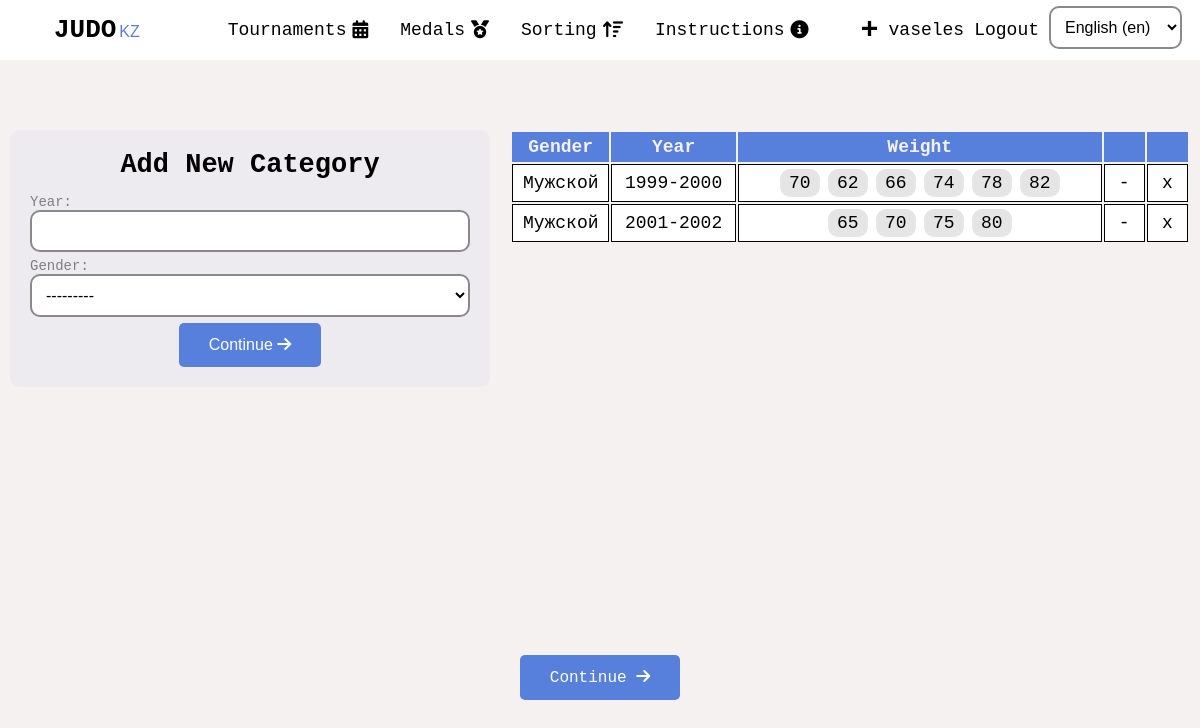
Screenshot of /en/tournaments/weight-categories/grant-pri-the-best-xxi-2023-may (signed in) with the database file from the repository.
### base/models.py (models this page shows, shortened)
class WeightCategory(models.Model):
   GENDER = (
      ('Мужской', 'Мужской'),
      ('Женский', 'Женский')
   )
   tournament = models.ForeignKey(Tournament, on_delete=models.CASCADE, blank=True)
   weight = models.ManyToManyField(Weight, default=[])
   year = models.CharField(max_length=20, blank=True)
   gender = models.CharField(max_length=20, blank=True, choices=GENDER)

class Weight(models.Model):
   name = models.CharField(max_length=10)
   participants = models.ManyToManyField(Participant, default=[], blank=True)

### base/views/tournaments.py (the view, shortened to what this page needs)
# urls.py: path('tournaments/weight-categories/<str:slug>', tournaments.weight_categories, name='weight_categories'),
@login_required(login_url='base:login')
def weight_categories(request, slug):
   tournament = Tournament.objects.get(slug=slug)
   weight_categories = WeightCategory.objects.filter(tournament=tournament)
   form = WeightCategoryForm()
   context = {
      'weight_categories': weight_categories,
      'form': form,
      'tournament': tournament
   }
   return render(request, 'base/tournaments/weight_categories.html', context)

### base/forms.py
class WeightCategoryForm(ModelForm):
   class Meta:
      model = WeightCategory
      fields = [
               'year',
               'gender',
            ]

### base/templates/base/tournaments/weight_categories.html (shortened to what this page needs)
{% include 'main.html' %}
{% load static i18n %}
{% block title %}
   <link rel="stylesheet" href="{% static 'css/tournaments/weight_categories.css' %}">
{% endblock title %}
{% block content %}
   <div class="categories">
      <form method="POST" class="create__tournament">
         <h2>{% trans 'Add New Category' %}</h2>
         {% for field in form  %}
            <div class = "form__component">
               {{ field.label_tag }} {{ field }}
            </div>
         {% endfor %}
         <button type="submit" class="btn btn-primary" id="button">Continue <i class="fa-solid fa-arrow-right"></i></button>
      </form>
      <table class="show__all__categories">
         <thead>
            <tr class="table__head">
               <th>{% trans 'Gender' %}</th>
               <th scope="col">{% trans 'Year' %}</th>
               <th scope="col">{% trans 'Weight' %}</th>
               <th scope="col"></th>
               <th scope="col"></th>
            </tr>
         </thead>
         <tbody>
         {% for category in weight_categories  %}
               <tr class="candidates-list">
                  <td><a href="">{{category.gender}}</a></td>
                  <td scope="col"><a href="">{{category.year}}</a></td>
                  <td scope="col" class="weights_col">
                     {% for weight in category.weight.all %}
                        <span class="one__weight">
                           {{weight.name}}
                        </span>
                     {% endfor %}
                  </td>
                  <td scope="col" class="td_delete"><a href="{% url 'base:weight_category_weight' tournament.slug category.id %}" class="">-</a></td>
                  <td scope="col" class="td_delete"><a href="{% url 'base:weight_categories_delete' tournament.slug category.id %}" >x</a></td>
               </tr>
         {% endfor %}
         </tbody>
      </table>
      <a
      class="btn btn--continue"
      href="{% url 'base:show_tournaments' %}"
      >
         Continue <i class="fa-solid fa-arrow-right"></i>
      </a>
   </div>
{% endblock content %}

### templates/header.html (shortened to what this page needs)
{% load static i18n  %}
<header>
   <a href="/" class="link-logo">
      <b>JUDO</b>
      <span>
         <span>KZ</span>
      </span>
   </a>
   <div class="header__center">
      <a href="{% url "base:show_tournaments" %}" class="link">
         {% trans 'Tournaments' %}
         <i class="fa-solid fa-calendar-days"></i>
      </a>
      <a href="{% url "base:medals" %}" class="link">
         {% trans 'Medals' %}
         <i class="fa-solid fa-medal"></i>
      </a>
      <a href="{% url "base:sorting" %}" class="link">
         {% trans 'Sorting' %}
         <i class="fa-solid fa-arrow-up-wide-short"></i>
      </a>
      <a href="{% url "base:instructions" %}" class="link">
         {% trans 'Instructions' %}
         <i class="fa-solid fa-circle-info"></i>
      </a>
   </div>
   <div class="header__right">
      {% if request.user.is_authenticated  %}
      {% if request.user.profile.userType == 'Админ' or request.user.profile.userType == 'Секретарь' or request.user.is_superuser %}
         <a href="{% url "base:create_tournamets" %}" class="link"
         style="font-size: 30px; font-weight: bold;">
            +
         </a>
      {% endif %}
   <a href="{% url 'base:show_profile' request.user.username %}" class="link">{{request.user.username}}</a>
   <a href="{% url 'base:logout' %}" class="link">
      {% trans 'Logout' %}
   </a>
{% else %}
   <a href="{% url 'base:registration' %}" class="link">{% trans 'Registration' %}</a>
   <a href="{% url 'base:login' %}" class="link">{% trans 'Login' %}</a>
{% endif %}
<form action="{% url 'set_language' %}" method="post" id="LanguageForm">{% csrf_token %}
   <select name="language" id="changeLanguage" >
       {% get_current_language as LANGUAGE_CODE %}
       {% get_available_languages as LANGUAGES %}
       {% get_language_info_list for LANGUAGES as languages %}
       {% for language in languages %}
           <option value="{{ language.code }}"{% if language.code == LANGUAGE_CODE %}
                   selected{% endif %}>
               {{ language.name_local }} ({{ language.code }})
           </option>
       {% endfor %}
   </select>
</form>
   </div>
</header>

### static/css/styles.css (style rules this page uses)
* { box-sizing: border-box; padding: 0; margin: 0; text-decoration: none; outline: none; }
body { background-color: var(--white); color: var(--black); font-size: 18px; font-family: monospace; overflow-x: hidden; }
header { display: flex; justify-content: space-around; align-items: center; width: 100%; height: 60px; background-color: #fff; z-index: 1000; }
.header__center { display: flex; justify-content: center; align-items: center; }
.header__center a { display: flex; justify-content: center; align-items: center; gap: 6px; transition: all .3s linear; height: 100%; padding: 22px 16px; border-radius: 0 0 5px 5px; }
.header__right { display: flex; justify-content: center; align-items: center; gap: 10px }
#changeLanguage { font-size: 16px; transition: all .3s linear; cursor: pointer; }
#changeLanguage option { cursor: pointer; }
.btn { font-size: 16px; padding: 13px 30px 13px; cursor: pointer; border: none; position: relative; background-color: rgba(0, 0, 0, 0); user-select: none; -webkit-user-select: none; touch-action: manipulation; background-color: var(--lightblue); color: white; border-radius: 5px; transition: all .3s linear; }
a { color: black }
.link { text-decoration: none; color: var(--black); transition: all .3s linear }
.link-logo { color: black; margin-left: 3vw; margin-right: 3vw }
.link-logo b { font-weight: bold; font-size: 26px; }
.link-logo span { font-size: 16px; margin-left: -4px; color: #5f80cd ; font-family:'Lucida Sans', 'Lucida Sans Regular', 'Lucida Grande', 'Lucida Sans Unicode', Geneva, Verdana, sans-serif; }
.form__component { display: flex; justify-content: center; align-items: start; flex-direction: column; width: 100%; }
.form__component label { font-size: 14px; color: rgb(20,20,20,.5); transition: all .3s linear; }
.form__component input, select, textarea { width: 100%; padding: 10px 10px; font-size: 16px; margin-bottom: 6px; min-width: 100%; background-color: #fff; border: 2px solid rgb(20,20,20,.5); border-radius: 10px; transition: all .3s linear; }
.form__component:focus input, label { border-color: #202020; }

### static/css/tournaments/weight_categories.css (style rules this page uses)
.categories { display: flex; justify-content: center; align-items: flex-start; width: 100%; padding: 10px; margin-top: 5%; gap: 20px; }
.create__tournament { width: 40%; }
table { width: 60%; }
.create__tournament { display: flex; justify-content: center; align-items: center; width: 100%; flex-direction: column; background-color: rgba(87, 127, 220, 0.06); max-width: 480px; padding: 20px; border-radius: 10px; }
.create__tournament h2 { margin-bottom: 14px; }
.table__head { background-color: var(--lightblue); color: var(--white); }
.table__head th { padding: 5px ; }
.candidates-list { background-color: #fff; }
td { text-align: center; border: 1px solid black; }
.td_delete { transition: all .3s linear; padding: 0; }
.td_delete a { display: flex; justify-content: center; align-items: center; flex-direction: column; color: var(--black); width: 100%; min-width: 100%; max-width: 100%; height: 100%; min-height: 20px; max-height: 100%; padding: 5px 10px; }
.btn--continue { position: fixed; bottom: 100px; z-index: 10; }
.one__weight { padding: 4px 10px; background-color: rgb(0,0,0,.1); border-radius: 10px; display: flex; justify-content: center; align-items: center; gap: 10px; transition: all .3s linear; color: black; margin: 4px; }
.weights_col { display: flex; justify-content: center; align-items: center; flex-wrap: wrap; }
.weights_col span { width: 100%; text-align: center; max-width: 40px; }

### static/css/variables.css (style rules this page uses)
:root { --white: #F6F1F1; --lightblue: #577fdc; --gold: #FBD46D; --black: #000000; }

### rows the page displays
WeightCategory: gender "Мужской", year "1999-2000"
Weight: name "70"
Weight: name "62"
Weight: name "66"
Weight: name "74"
Weight: name "78"
Weight: name "82"
WeightCategory: gender "Мужской", year "2001-2002"
Weight: name "65"
Weight: name "70"
Weight: name "75"
Weight: name "80"

### other values shown
{{ request.user.username }} "vaseles"
{{ field.label_tag }} "Year:" "Gender:"
form field language "English (en)"
